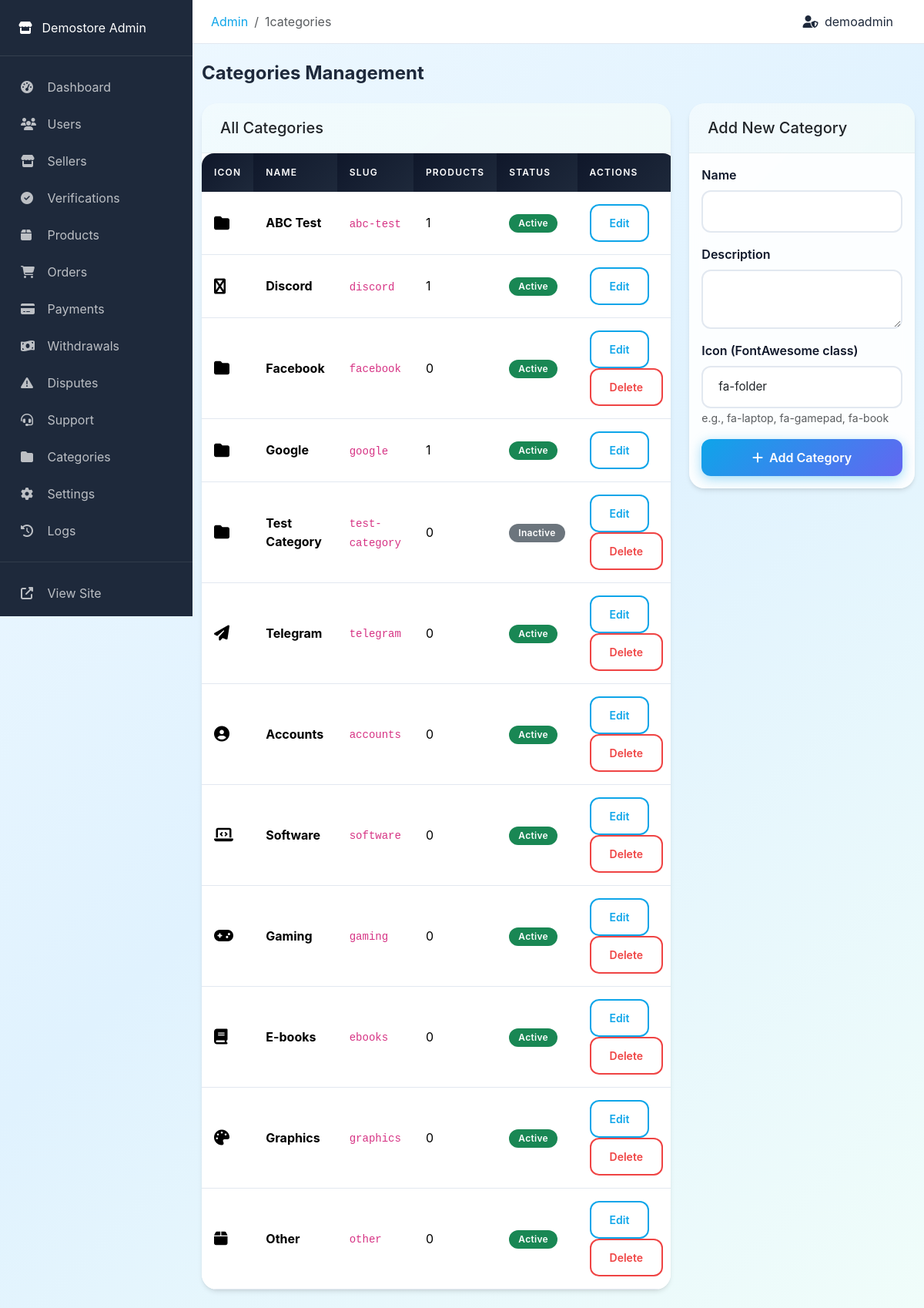
/admin/1categories.php (signed in), run on the app's committed database.
### tables this page shows
CREATE TABLE `users` (
  `id` int(10) UNSIGNED NOT NULL,
  `username` varchar(50) NOT NULL,
  `email` varchar(100) NOT NULL,
  `password` varchar(255) NOT NULL,
  `role` enum('admin','seller','buyer') NOT NULL DEFAULT 'buyer',
  `status` enum('active','suspended','banned') NOT NULL DEFAULT 'active',
  `avatar` varchar(255) DEFAULT NULL,
  `created_at` timestamp NOT NULL DEFAULT current_timestamp(),
  `updated_at` timestamp NOT NULL DEFAULT current_timestamp() ON UPDATE current_timestamp(),
  `last_login` timestamp NULL DEFAULT NULL
);

CREATE TABLE `categories` (
  `id` int(10) UNSIGNED NOT NULL,
  `name` varchar(100) NOT NULL,
  `slug` varchar(100) NOT NULL,
  `description` text DEFAULT NULL,
  `icon` varchar(50) DEFAULT NULL,
  `parent_id` int(10) UNSIGNED DEFAULT NULL,
  `sort_order` int(11) DEFAULT 0,
  `status` enum('active','inactive') NOT NULL DEFAULT 'active',
  `created_at` timestamp NOT NULL DEFAULT current_timestamp()
);

### includes/functions.php (called while the page is built, shortened)
<?php
function sanitize($input) {
    return htmlspecialchars(trim($input), ENT_QUOTES, 'UTF-8');
}
function isLoggedIn() {
    return isset($_SESSION['user_id']) && !empty($_SESSION['user_id']);
}
function getCurrentUserId() {
    return $_SESSION['user_id'] ?? null;
}
function getCurrentUser() {
    return db()->fetch("SELECT * FROM users WHERE id = ?", [getCurrentUserId()]);
}

### config/database.php (called while the page is built, shortened)
<?php
class Database {
    private static $instance = null;
    private $connection;
    private function __construct() {
        try {
            $dsn = "mysql:host=" . DB_HOST . ";dbname=" . DB_NAME . ";charset=" . DB_CHARSET;
            $options = [
                PDO::ATTR_ERRMODE => PDO::ERRMODE_EXCEPTION,
                PDO::ATTR_DEFAULT_FETCH_MODE => PDO::FETCH_ASSOC,
                PDO::ATTR_EMULATE_PREPARES => false,
                PDO::MYSQL_ATTR_INIT_COMMAND => "SET NAMES " . DB_CHARSET
            ];
            $this->connection = new PDO($dsn, DB_USER, DB_PASS, $options);
        } catch (PDOException $e) {
            error_log("Database Connection Error: " . $e->getMessage());
            die("Database connection failed. Please try again later.");
        }
    }
    public static function getInstance() {
        if (self::$instance === null) {
            self::$instance = new self();
        }
        return self::$instance;
    }
    public function query($sql, $params = []) {
        try {
            $stmt = $this->connection->prepare($sql);
            $stmt->execute($params);
            return $stmt;
        } catch (PDOException $e) {
            error_log("Query Error: " . $e->getMessage() . " | SQL: " . $sql);
            throw $e;
        }
    }
    public function fetch($sql, $params = []) {
        return $this->query($sql, $params)->fetch();
    }
    public function fetchAll($sql, $params = []) {
        return $this->query($sql, $params)->fetchAll();
    }
}
function db() {
    return Database::getInstance();
}

### admin/1categories.php (the view, shortened to what this page needs)
<?php
$categories = db()->fetchAll("
    SELECT c.*, (SELECT COUNT(*) FROM products WHERE category_id = c.id) as product_count
    FROM categories c
    ORDER BY c.sort_order, c.name
");
require_once __DIR__ . '/header.php';
?>
<div class="container-fluid py-4">
    <h4 class="fw-bold mb-4">Categories Management</h4>
    <div class="row">
        <div class="col-lg-8">
            <div class="card">
                <div class="card-header">
                    <h5 class="mb-0">All Categories</h5>
                </div>
                <div class="card-body p-0">
                    <div class="table-responsive">
                        <table class="table table-hover mb-0">
                            <thead>
                                <tr>
                                    <th>Icon</th>
                                    <th>Name</th>
                                    <th>Slug</th>
                                    <th>Products</th>
                                    <th>Status</th>
                                    <th>Actions</th>
                                </tr>
                            </thead>
                            <tbody>
                                <?php foreach ($categories as $cat): ?>
                                    <tr>
                                        <td><i class="fas <?= sanitize($cat['icon']) ?> fa-lg"></i></td>
                                        <td><strong><?= sanitize($cat['name']) ?></strong></td>
                                        <td><code><?= sanitize($cat['slug']) ?></code></td>
                                        <td><?= $cat['product_count'] ?></td>
                                        <td>
                                            <span class="badge bg-<?= $cat['status'] === 'active' ? 'success' : 'secondary' ?>">
                                                <?= ucfirst($cat['status']) ?>
                                            </span>
                                        </td>
                                        <td>
                                            <button type="button" class="btn btn-sm btn-outline-primary"
                                                    data-bs-toggle="modal" data-bs-target="#editModal<?= $cat['id'] ?>">
                                                Edit
                                            </button>
                                            <?php if ($cat['product_count'] == 0): ?>
                                                <form method="POST" action="" class="d-inline">
                                                    <button type="submit" name="delete_category" class="btn btn-sm btn-outline-danger"
                                                            onclick="return confirm('Delete this category?')">
                                                        Delete
                                                    </button>
                                                </form>
                                            <?php endif; ?>
                                        </td>
                                    </tr>
                                <?php endforeach; ?>
                            </tbody>
                        </table>
                    </div>
                </div>
            </div>
        </div>
        <div class="col-lg-4">
            <div class="card">
                <div class="card-header">
                    <h5 class="mb-0">Add New Category</h5>
                </div>
                <div class="card-body">
                    <form method="POST" action="">
                        <div class="mb-3">
                            <label class="form-label">Name</label>
                            <input type="text" class="form-control" name="name" required>
                        </div>
                        <div class="mb-3">
                            <label class="form-label">Description</label>
                            <textarea class="form-control" name="description" rows="2"></textarea>
                        </div>
                        <div class="mb-3">
                            <label class="form-label">Icon (FontAwesome class)</label>
                            <input type="text" class="form-control" name="icon" value="fa-folder" placeholder="fa-folder">
                            <small class="text-muted">e.g., fa-laptop, fa-gamepad, fa-book</small>
                        </div>
                        <button type="submit" name="add_category" class="btn btn-primary w-100">
                            <i class="fas fa-plus me-2"></i>Add Category
                        </button>
                    </form>
                </div>
            </div>
        </div>
    </div>
</div>
<?php require_once __DIR__ . '/footer.php'; ?>

### admin/header.php (shortened to what this page needs)
<?php
$currentUser = getCurrentUser();
?>
<!DOCTYPE html>
<html lang="en">
<head>
    <link href="https://cdn.jsdelivr.net/npm/bootstrap@5.3.2/dist/css/bootstrap.min.css" rel="stylesheet">
    <link href="https://cdnjs.cloudflare.com/ajax/libs/font-awesome/6.4.2/css/all.min.css" rel="stylesheet">
    <link href="<?= ASSETS_URL ?>/css/style.css" rel="stylesheet">
</head>
<body>
    <div class="admin-wrapper">
        <aside class="admin-sidebar">
            <div class="brand">
                <a href="<?= BASE_URL ?>/admin/" class="text-white text-decoration-none">
                    <i class="fas fa-store me-2"></i>
                    <span><?= PLATFORM_NAME ?> Admin</span>
                </a>
            </div>
            <nav class="nav flex-column py-3">
                <a class="nav-link <?= basename($_SERVER['PHP_SELF']) === 'index.php' ? 'active' : '' ?>" href="<?= BASE_URL ?>/admin/">
                    <i class="fas fa-tachometer-alt"></i>
                    <span>Dashboard</span>
                </a>
                <a class="nav-link <?= basename($_SERVER['PHP_SELF']) === 'users.php' ? 'active' : '' ?>" href="<?= BASE_URL ?>/admin/users.php">
                    <i class="fas fa-users"></i>
                    <span>Users</span>
                </a>
                <a class="nav-link <?= basename($_SERVER['PHP_SELF']) === 'sellers.php' ? 'active' : '' ?>" href="<?= BASE_URL ?>/admin/sellers.php">
                    <i class="fas fa-store"></i>
                    <span>Sellers</span>
                </a>
                <a class="nav-link <?= basename($_SERVER['PHP_SELF']) === 'verifications.php' ? 'active' : '' ?>" href="<?= BASE_URL ?>/admin/verifications.php">
                    <i class="fas fa-check-circle"></i>
                    <span>Verifications</span>
                </a>
                <a class="nav-link <?= basename($_SERVER['PHP_SELF']) === 'products.php' ? 'active' : '' ?>" href="<?= BASE_URL ?>/admin/products.php">
                    <i class="fas fa-box"></i>
                    <span>Products</span>
                </a>
                <a class="nav-link <?= basename($_SERVER['PHP_SELF']) === 'orders.php' ? 'active' : '' ?>" href="<?= BASE_URL ?>/admin/orders.php">
                    <i class="fas fa-shopping-cart"></i>
                    <span>Orders</span>
                </a>
                <a class="nav-link <?= basename($_SERVER['PHP_SELF']) === 'payments.php' ? 'active' : '' ?>" href="<?= BASE_URL ?>/admin/payments.php">
                    <i class="fas fa-credit-card"></i>
                    <span>Payments</span>
                </a>
                <a class="nav-link <?= basename($_SERVER['PHP_SELF']) === 'withdrawals.php' ? 'active' : '' ?>" href="<?= BASE_URL ?>/admin/withdrawals.php">
                    <i class="fas fa-money-bill-wave"></i>
                    <span>Withdrawals</span>
                </a>
                <a class="nav-link <?= basename($_SERVER['PHP_SELF']) === 'disputes.php' ? 'active' : '' ?>" href="<?= BASE_URL ?>/admin/disputes.php">
                    <i class="fas fa-exclamation-triangle"></i>
                    <span>Disputes</span>
                </a>
                  <a class="nav-link <?= basename($_SERVER['PHP_SELF']) === 'support.php' ? 'active' : '' ?>" href="<?= BASE_URL ?>/admin/support.php">
                    <i class="fas fa-headset"></i>
                    <span>Support</span>
                </a>
                <a class="nav-link <?= basename($_SERVER['PHP_SELF']) === 'categories.php' ? 'active' : '' ?>" href="<?= BASE_URL ?>/admin/categories.php">
                    <i class="fas fa-folder"></i>
                    <span>Categories</span>
                </a>
                <a class="nav-link <?= basename($_SERVER['PHP_SELF']) === 'settings.php' ? 'active' : '' ?>" href="<?= BASE_URL ?>/admin/settings.php">
                    <i class="fas fa-cog"></i>
                    <span>Settings</span>
                </a>
                <a class="nav-link <?= basename($_SERVER['PHP_SELF']) === 'logs.php' ? 'active' : '' ?>" href="<?= BASE_URL ?>/admin/logs.php">
                    <i class="fas fa-history"></i>
                    <span>Logs</span>
                </a>
                <hr class="my-3 border-secondary">
                <a class="nav-link" href="<?= BASE_URL ?>">
                    <i class="fas fa-external-link-alt"></i>
                    <span>View Site</span>
                </a>
                <a class="nav-link text-danger" href="<?= BASE_URL ?>/auth/logout.php">
                </a>
            </nav>
        </aside>
        <main class="admin-content">
            <div class="admin-topbar d-flex justify-content-between align-items-center">
                <div>
                    <nav aria-label="breadcrumb">
                        <ol class="breadcrumb mb-0">
                            <li class="breadcrumb-item"><a href="<?= BASE_URL ?>/admin/">Admin</a></li>
                            <?php if (basename($_SERVER['PHP_SELF']) !== 'index.php'): ?>
                                <li class="breadcrumb-item active"><?= ucfirst(str_replace('.php', '', basename($_SERVER['PHP_SELF']))) ?></li>
                            <?php endif; ?>
                        </ol>
                    </nav>
                </div>
                <div class="d-flex align-items-center">
                    <span class="me-3">
                        <i class="fas fa-user-shield me-1"></i>
                        <?= sanitize($currentUser['username']) ?>
                    </span>
                </div>
            </div>

### data on the page
users: username "demoadmin"
categories: name "ABC Test", slug "abc-test", product_count "1", status "Active"
categories: name "Discord", slug "discord", product_count "1", status "Active"
categories: name "Facebook", slug "facebook", product_count "0", status "Active"
categories: name "Google", slug "google", product_count "1", status "Active"
categories: name "Test Category", slug "test-category", product_count "0", status "Inactive"
categories: name "Telegram", slug "telegram", product_count "0", status "Active"
categories: name "Accounts", slug "accounts", product_count "0", status "Active"
categories: name "Software", slug "software", product_count "0", status "Active"
categories: name "Gaming", slug "gaming", product_count "0", status "Active"
categories: name "E-books", slug "ebooks", product_count "0", status "Active"
categories: name "Graphics", slug "graphics", product_count "0", status "Active"
categories: name "Other", slug "other", product_count "0", status "Active"

### other printed values
PLATFORM_NAME "Demostore"
str_replace('.php', '', basename($_SERVER['PHP_SELF'])) "1categories"
